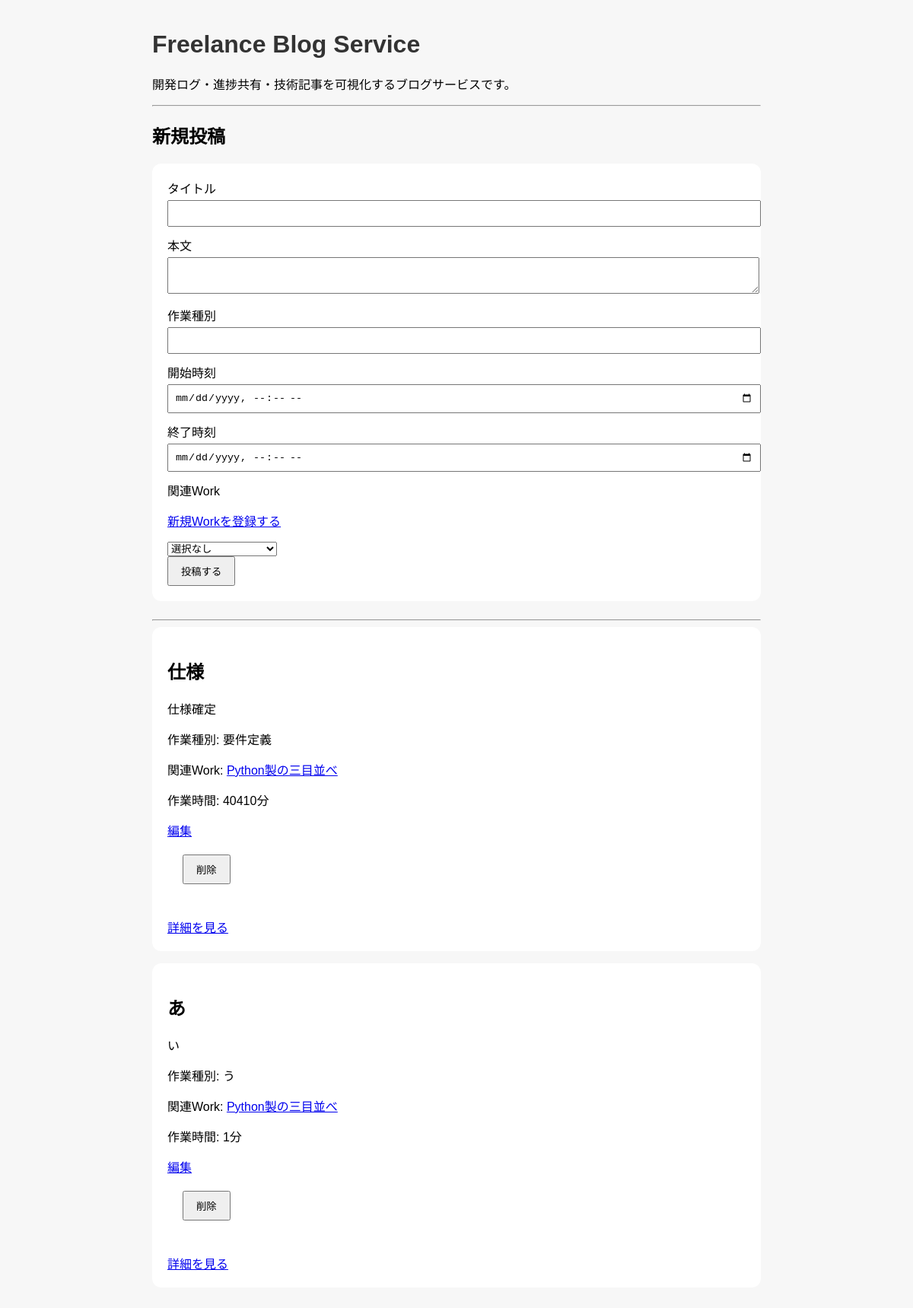
Page /posts-page on the earlier database version.
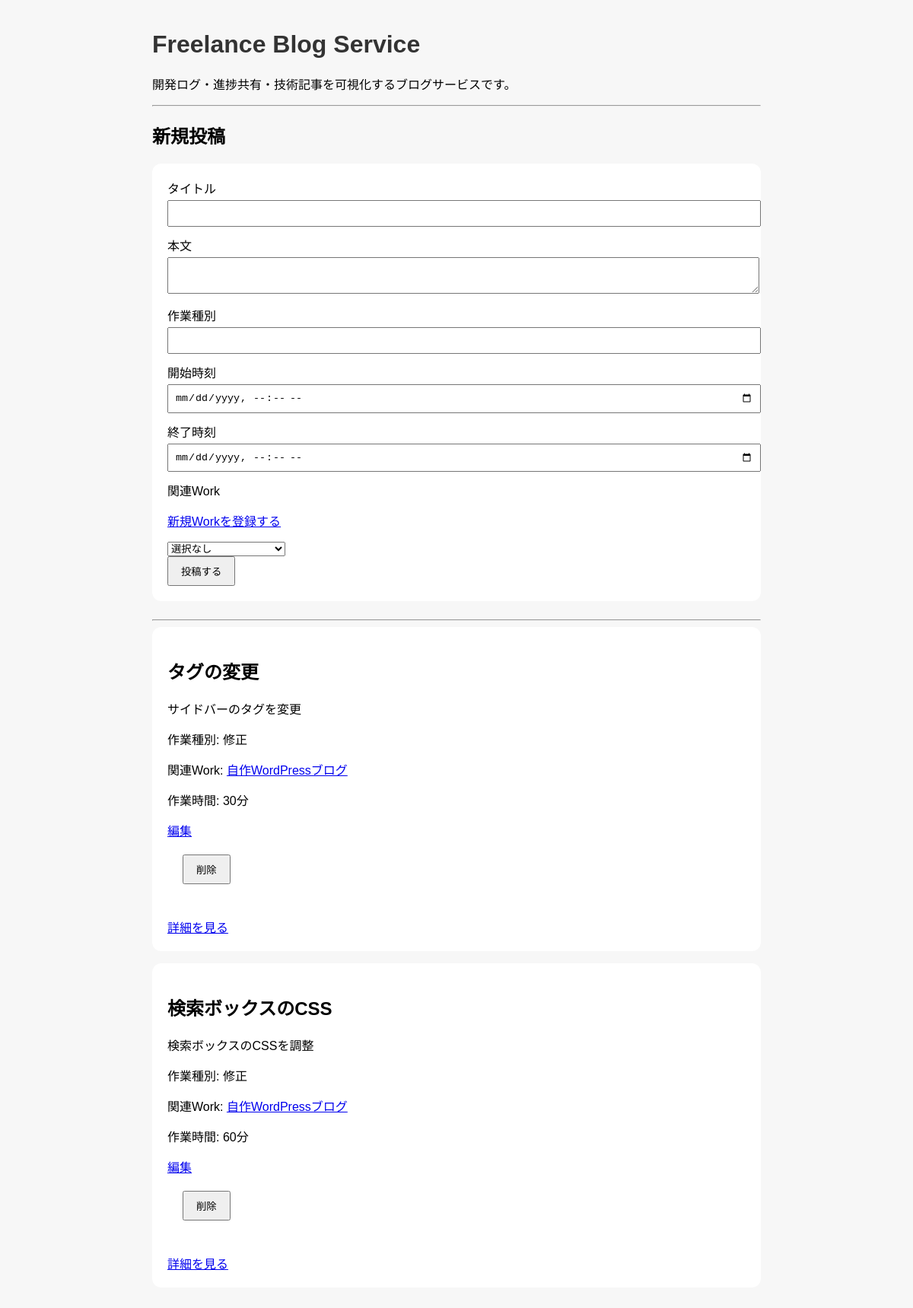
Same page on the later database version.
### app/models.py (models this page shows)
class Post(Base):
    __tablename__ = "posts"
    id = Column(Integer, primary_key=True, index=True)
    title = Column(String)
    content = Column(String)
    task_type = Column(String)
    start_time = Column(DateTime)
    end_time = Column(DateTime)
    work_time_minutes = Column(Integer)
    work_id = Column(Integer, ForeignKey("works.id"))
    work = relationship(
        "Work",
        back_populates="posts"
    )
    created_at = Column(DateTime, default=datetime.now)

class Work(Base):
    __tablename__ = "works"
    id = Column(Integer, primary_key=True, index=True)
    title = Column(String, nullable=False)
    description = Column(Text, nullable=False)
    github_url = Column(String)
    app_url = Column(String)
    technologies = Column(String)
    posts = relationship(
        "Post",
        back_populates="work"
    )
    created_at = Column(DateTime, default=datetime.now)

### app/main.py (the view)
@app.get("/posts-page")
def posts_page(
    request: Request,
    work_id: int | None = None,
    db: Session = Depends(get_db)
):
    query = db.query(models.Post)
    if work_id:
        query = query.filter(
            models.Post.work_id == work_id
        )
    posts = query.all()
    works = db.query(models.Work).all()
    return templates.TemplateResponse(
        request,
        "posts.html",
        {"posts": posts, "works": works}
    )

### app/templates/posts.html (shortened to what this page needs)
<!DOCTYPE html>
<html lang="ja">
<head>
    <link rel="stylesheet" href="/static/style.css">
</head>
<body>
    <h1>Freelance Blog Service</h1>
    <p>開発ログ・進捗共有・技術記事を可視化するブログサービスです。</p>
    <hr>
    <h2>新規投稿</h2>
    <form action="/posts-page" method="post">
    <div>
        <label>タイトル</label><br>
        <input type="text" name="title">
    </div>
    <div>
        <label>本文</label><br>
        <textarea name="content"></textarea>
    </div>
    <div>
        <label>作業種別</label>
        <input type="text" name="task_type">
    </div>
    <div>
        <label>開始時刻</label>
        <input type="datetime-local" name="start_time">
        <label>終了時刻</label>
        <input type="datetime-local" name="end_time">
    </div>
    <div>
    <label>関連Work</label><br>
    <p><a href="/works-page">新規Workを登録する</a></p>
    <select name="work_id">
        <option value="">選択なし</option>
    </select>
    </div>
    <button type="submit">投稿する</button>
    </form>
    <hr>
    {% for post in posts %}
    <div class="post-card">
        <h2>{{ post.title }}</h2>
        <div>{{ post.content[:120] | safe }}</div>
        <p>作業種別: {{ post.task_type }}</p>
        {% if post.work %}
        <p>
            関連Work:
            <a href="/works-page/{{ post.work.id }}">
                {{ post.work.title }}
            </a>
        </p>
        {% endif %}
        <p>作業時間: {{ post.work_time_minutes }}分</p>
        <a href="/posts-page/{{ post.id }}/edit">編集</a>
        <form action="/posts-page/{{ post.id }}/delete" method="post">
        <button type="submit">削除</button>
        </form>
        <a href="/posts-page/{{ post.id }}">詳細を見る</a>
    </div>
    {% endfor %}
</body>
</html>

### app/static/style.css (style rules this page uses)
body { font-family: sans-serif; max-width: 800px; margin: 40px auto; padding: 0 20px; background: #f7f7f7; }
h1 { color: #333; }
form { background: white; padding: 20px; border-radius: 12px; margin-bottom: 24px; }
input, textarea { width: 100%; padding: 8px; margin-top: 4px; margin-bottom: 12px; }
button { padding: 8px 16px; cursor: pointer; }
.post-card { background: white; padding: 20px; border-radius: 12px; margin-bottom: 16px; }

Differences in the rows shown:
removed Post: title "仕様", content "仕様確定", task_type "要件定義", work "Python製の三目並べ", work_time_minutes "40410"
removed Post: title "あ", content "い", task_type "う", work "Python製の三目並べ", work_time_minutes "1"
added Post: title "タグの変更", content "サイドバーのタグを変更", task_type "修正", work "自作WordPressブログ", work_time_minutes "30"
added Post: title "検索ボックスのCSS", content "検索ボックスのCSSを調整", task_type "修正", work "自作WordPressブログ", work_time_minutes "60"
